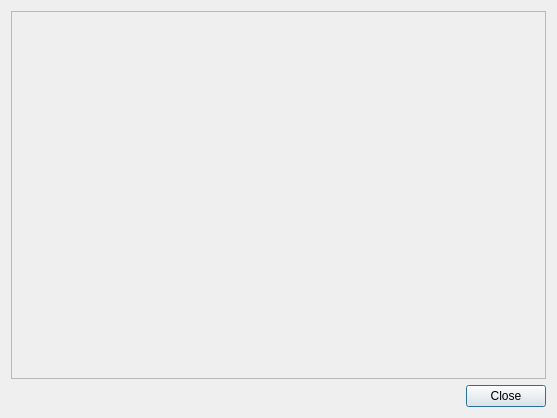
<?xml version="1.0" encoding="UTF-8"?>
<ui version="4.0">
 <class>HelpWindow</class>
 <widget class="QDialog" name="HelpWindow">
  <property name="geometry">
   <rect>
    <x>0</x>
    <y>0</y>
    <width>557</width>
    <height>418</height>
   </rect>
  </property>
  <property name="windowTitle">
   <string>Dialog</string>
  </property>
  <layout class="QGridLayout" name="gridLayout_2">
   <item row="0" column="0" colspan="3">
    <widget class="QScrollArea" name="scrollArea">
     <property name="widgetResizable">
      <bool>true</bool>
     </property>
     <widget class="QWidget" name="scrollAreaWidgetContents">
      <property name="geometry">
       <rect>
        <x>0</x>
        <y>0</y>
        <width>543</width>
        <height>377</height>
       </rect>
      </property>
      <layout class="QGridLayout" name="gridLayout">
       <item row="0" column="0">
        <widget class="QLabel" name="lbl_help">
         <property name="font">
          <font>
           <family>Courier</family>
           <pointsize>10</pointsize>
          </font>
         </property>
         <property name="text">
          <string/>
         </property>
        </widget>
       </item>
      </layout>
     </widget>
    </widget>
   </item>
   <item row="1" column="2">
    <widget class="QPushButton" name="btn_close">
     <property name="text">
      <string>Close</string>
     </property>
    </widget>
   </item>
   <item row="1" column="1">
    <spacer name="horizontalSpacer">
     <property name="orientation">
      <enum>Qt::Horizontal</enum>
     </property>
     <property name="sizeHint" stdset="0">
      <size>
       <width>40</width>
       <height>20</height>
      </size>
     </property>
    </spacer>
   </item>
   <item row="1" column="0">
    <spacer name="horizontalSpacer_2">
     <property name="orientation">
      <enum>Qt::Horizontal</enum>
     </property>
     <property name="sizeHint" stdset="0">
      <size>
       <width>40</width>
       <height>20</height>
      </size>
     </property>
    </spacer>
   </item>
  </layout>
 </widget>
 <resources/>
 <connections/>
</ui>
